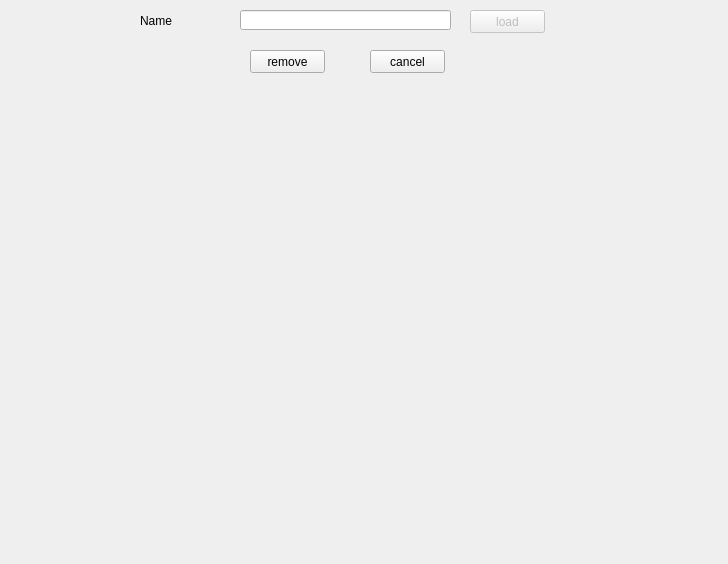
<?xml version="1.0" encoding="UTF-8"?>
<ui version="4.0">
 <class>Dialog</class>
 <widget class="QDialog" name="Dialog">
  <property name="geometry">
   <rect>
    <x>0</x>
    <y>0</y>
    <width>728</width>
    <height>564</height>
   </rect>
  </property>
  <property name="windowTitle">
   <string>Dialog</string>
  </property>
  <widget class="QPushButton" name="load_Button">
   <property name="enabled">
    <bool>false</bool>
   </property>
   <property name="geometry">
    <rect>
     <x>470</x>
     <y>10</y>
     <width>75</width>
     <height>23</height>
    </rect>
   </property>
   <property name="text">
    <string>load</string>
   </property>
  </widget>
  <widget class="QPushButton" name="cancel_Button">
   <property name="geometry">
    <rect>
     <x>370</x>
     <y>50</y>
     <width>75</width>
     <height>23</height>
    </rect>
   </property>
   <property name="text">
    <string>cancel</string>
   </property>
  </widget>
  <widget class="QLineEdit" name="Name_Edit">
   <property name="geometry">
    <rect>
     <x>240</x>
     <y>10</y>
     <width>211</width>
     <height>20</height>
    </rect>
   </property>
   <property name="text">
    <string/>
   </property>
  </widget>
  <widget class="QLabel" name="label">
   <property name="geometry">
    <rect>
     <x>140</x>
     <y>10</y>
     <width>56</width>
     <height>21</height>
    </rect>
   </property>
   <property name="text">
    <string>Name</string>
   </property>
  </widget>
  <widget class="QLabel" name="remove_label">
   <property name="geometry">
    <rect>
     <x>30</x>
     <y>130</y>
     <width>641</width>
     <height>411</height>
    </rect>
   </property>
   <property name="text">
    <string/>
   </property>
  </widget>
  <widget class="QPushButton" name="remove_Button">
   <property name="geometry">
    <rect>
     <x>250</x>
     <y>50</y>
     <width>75</width>
     <height>23</height>
    </rect>
   </property>
   <property name="text">
    <string>remove</string>
   </property>
  </widget>
 </widget>
 <resources/>
 <connections/>
 <slots>
  <slot>start()</slot>
  <slot>stop()</slot>
 </slots>
</ui>
